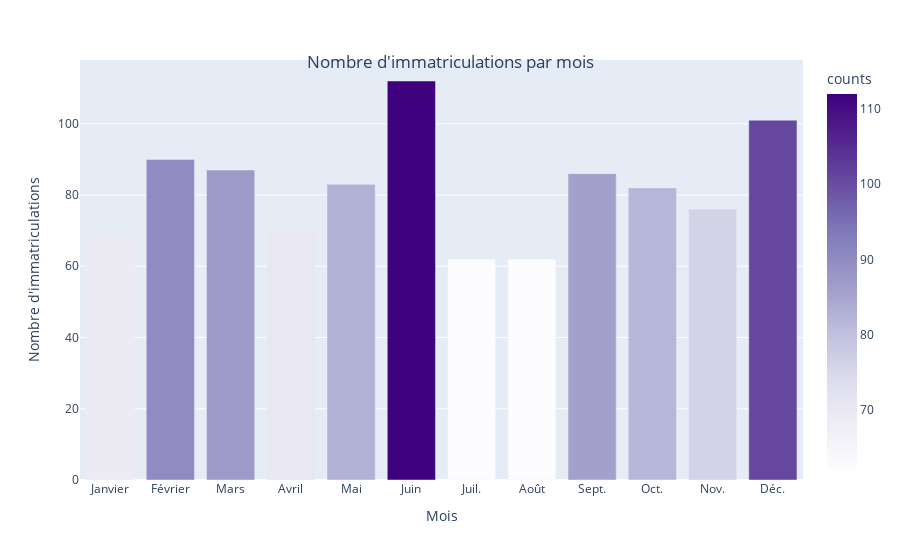

This figure's notebook cell:
### Code cell
co2.viz.plot_registrations_per_month(df, filename="my_plot", format='json')

### Figure 1 — Plotly figure (JSON) as saved in the notebook; plotly's stock layout.template omitted (floating-point values rounded to 4 significant figures)
{"data": [{"alignmentgroup": "True", "hovertemplate": "Month=%{x}<br>counts=%{marker.color}<extra></extra>", "legendgroup": "", "marker": {"color": [69, 90, 87, 70, 83, 112, 62, 62, 86, 82, 76, 101], "coloraxis": "coloraxis", "pattern": {"shape": ""}}, "name": "", "offsetgroup": "", "orientation": "v", "showlegend": false, "textposition": "auto", "type": "bar", "x": [1, 2, 3, 4, 5, 6, 7, 8, 9, 10, 11, 12], "xaxis": "x", "y": [69, 90, 87, 70, 83, 112, 62, 62, 86, 82, 76, 101], "yaxis": "y"}], "layout": {"barmode": "relative", "coloraxis": {"colorbar": {"title": {"text": "counts"}}, "colorscale": [[0, "rgb(252,251,253)"], [0.125, "rgb(239,237,245)"], [0.25, "rgb(218,218,235)"], [0.375, "rgb(188,189,220)"], [0.5, "rgb(158,154,200)"], [0.625, "rgb(128,125,186)"], [0.75, "rgb(106,81,163)"], [0.875, "rgb(84,39,143)"], [1, "rgb(63,0,125)"]]}, "legend": {"tracegroupgap": 0}, "margin": {"t": 60}, "showlegend": false, "title": {"text": "Nombre d'immatriculations par mois", "x": 0.5, "xanchor": "center", "y": 0.9, "yanchor": "top"}, "xaxis": {"anchor": "y", "domain": [0, 1], "ticktext": ["Janvier", "Février", "Mars", "Avril", "Mai", "Juin", "Juil.", "Août", "Sept.", "Oct.", "Nov.", "Déc."], "tickvals": [1, 2, 3, 4, 5, 6, 7, 8, 9, 10, 11, 12], "title": {"text": "Mois"}}, "yaxis": {"anchor": "x", "domain": [0, 1], "title": {"text": "Nombre d'immatriculations"}}}}
